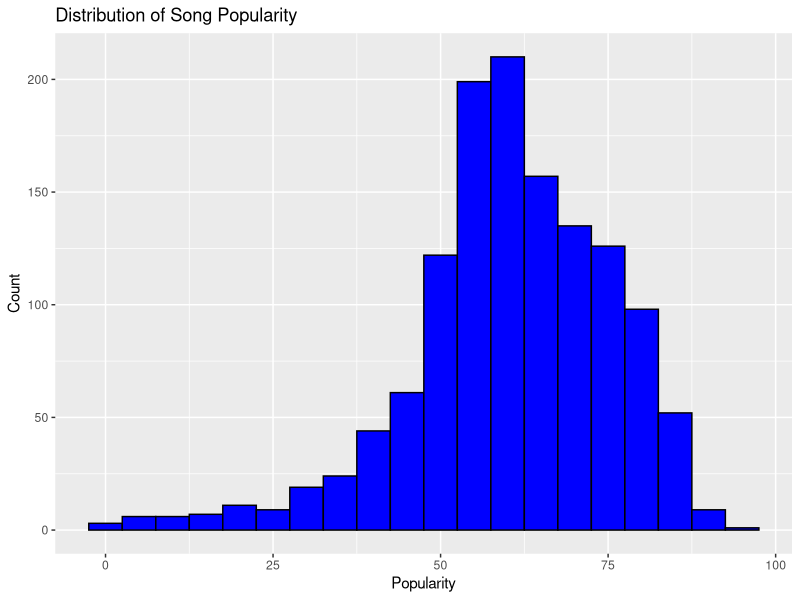
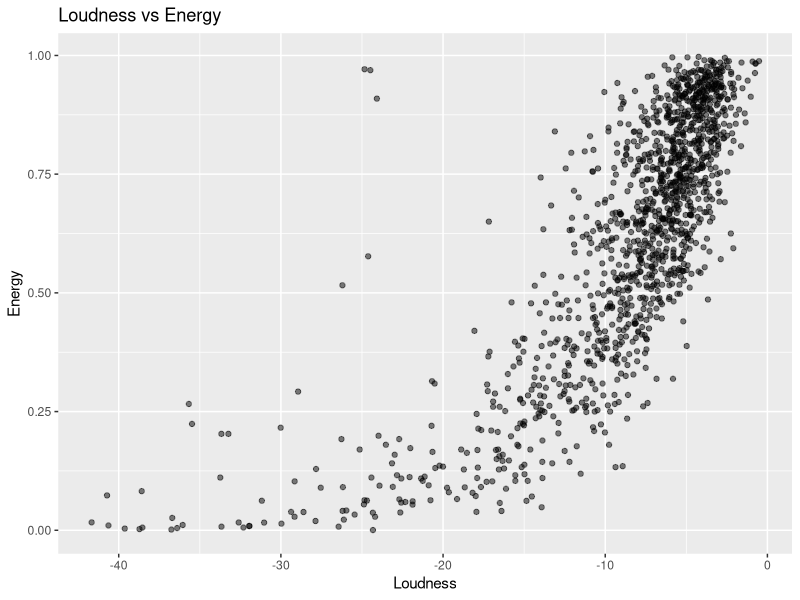
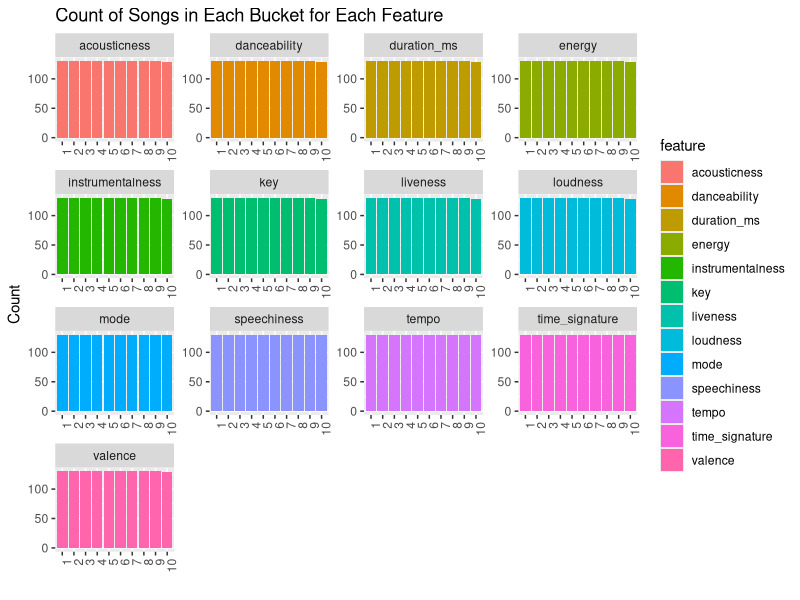
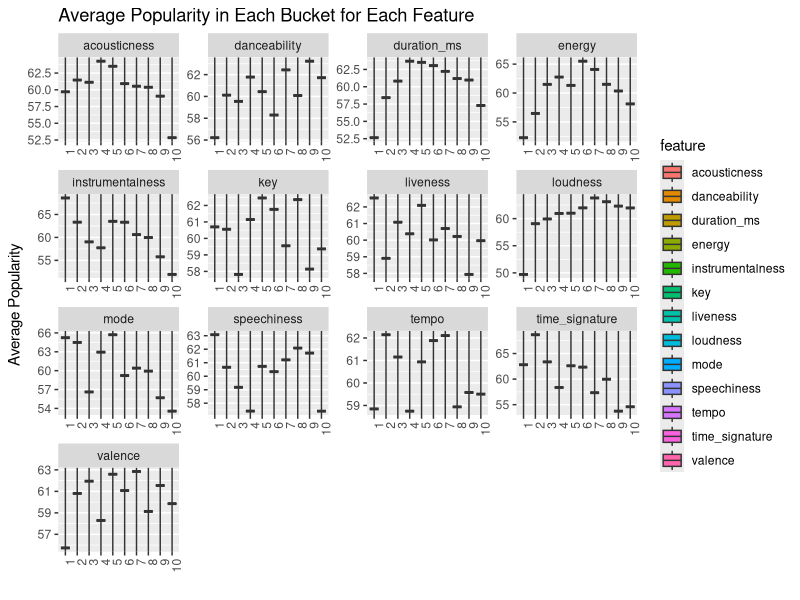

The R script that drew these images, in order:
## ---- chunk 1
library(tidyverse)
library(ggplot2)
## ---- chunk 2
spotify_data <- read_csv("check (3).csv")

head(spotify_data)

str(spotify_data)
## ---- chunk 3
audio_summary <- spotify_data %>%
  summarise(across(c(danceability, energy, tempo), list(mean = ~mean(.x, na.rm = TRUE), sd = ~sd(.x, na.rm = TRUE))))

audio_summary
## ---- chunk 4
create_buckets <- function(data, feature_name, n_buckets = 10) {
  data %>%
    mutate(bucket = ntile(.data[[feature_name]], n_buckets)) %>%
    group_by(bucket) %>%
    summarise(count = n()) %>%
    ungroup() %>%
    mutate(feature = feature_name)
}

bucket_features <- function(data, features, n_buckets = 10) {
  bind_rows(lapply(features, function(feature) create_buckets(data, feature, n_buckets)))
}

features_to_bucket <- c("danceability", "energy", "key", "loudness", "mode", "speechiness", "acousticness", "instrumentalness", "liveness", "valence", "tempo", "duration_ms", "time_signature")

bucketed_counts <- bucket_features(spotify_data, features_to_bucket)

bucketed_counts
## ---- chunk 5
create_avg_popularity_buckets <- function(data, feature_name, n_buckets = 10) {
  data %>%
    mutate(bucket = ntile(.data[[feature_name]], n_buckets)) %>%
    group_by(bucket) %>%
    summarise(avg_popularity = mean(popularity, na.rm = TRUE)) %>%
    ungroup() %>%
    mutate(feature = feature_name)
}

bucket_avg_popularity_features <- function(data, features, n_buckets = 10) {
  bind_rows(lapply(features, function(feature) create_avg_popularity_buckets(data, feature, n_buckets)))
}

bucketed_avg_popularity <- bucket_avg_popularity_features(spotify_data, features_to_bucket)

bucketed_avg_popularity
## ---- chunk 6
ggplot(spotify_data, aes(x = popularity)) +
  geom_histogram(binwidth = 5, fill = 'blue', color = 'black') +
  labs(title = "Distribution of Song Popularity", x = "Popularity", y = "Count")
## ---- chunk 7
ggplot(spotify_data, aes(x = loudness, y = energy)) +
  geom_point(alpha = 0.5) +
  labs(title = "Loudness vs Energy", x = "Loudness", y = "Energy")
## ---- chunk 8
bucketed_counts_long <- bucketed_counts %>%
  mutate(bucket = as.factor(bucket))

ggplot(bucketed_counts_long, aes(x = bucket, y = count, fill = feature)) +
  geom_bar(stat="identity")+
  facet_wrap(~ feature, scales = "free") +
  labs(title = "Count of Songs in Each Bucket for Each Feature", x = "", y = "Count") +
  theme(axis.text.x = element_text(angle = 90, hjust = 1))
## ---- chunk 9
bucketed_avg_popularity_long <- bucketed_avg_popularity %>%
  mutate(bucket = as.factor(bucket))

ggplot(bucketed_avg_popularity_long, aes(x = bucket, y = avg_popularity, fill = feature)) +
  geom_boxplot(ymin=0,ymax=100) +
  facet_wrap(~ feature, scales = "free") +
  labs(title = "Average Popularity in Each Bucket for Each Feature", x = "", y = "Average Popularity") +
  theme(axis.text.x = element_text(angle = 90, hjust = 1))
